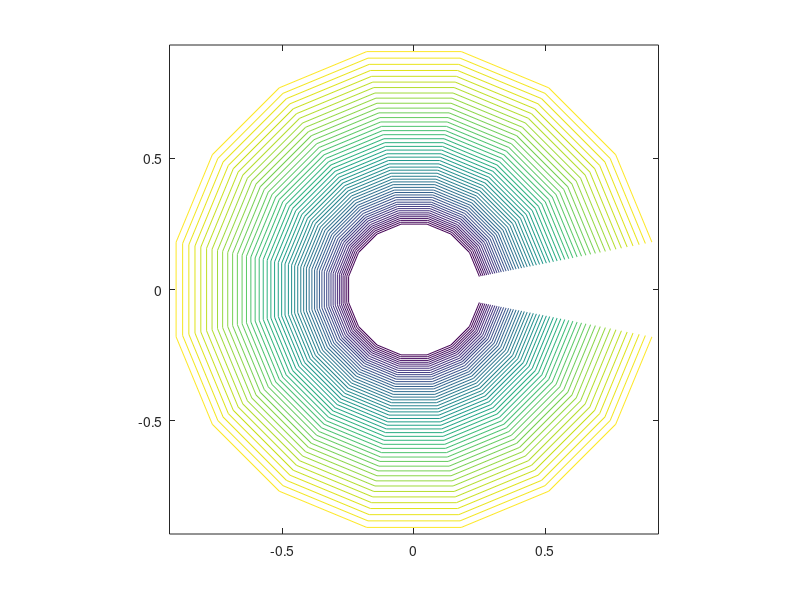

MATLAB code for this plot:
clear all;
%chord length of blade assumed constant with radius
chord=0.10;
%collective angle.
collective=8.0/180*pi;
%max cyclic angle.
cyclic=0.0/180*pi;
%diameter of the rotor
dia=2.0;
%tip radius
R=dia/2.0;
%rotor speed in RPM
RPM=400.;
%thickness to chord ratio for propeller section (constant with radius)
tonc=0.12*chord;
%standard sea level atmosphere density
rho=1.225;
%RPM --> revs per sec
n=RPM/60.0;
%rps --> rads per sec
omega=n*2.0*pi;
% use 16 blade segments (starting at 20% R (hub) to 95%R)
rstep=(0.95-0.2)/16*R;
% forward velocity
V=0.0;
%tilt
tilt=0.0/180.0*pi;
% climb speed
Vc=0.0;
% max flapping velocity
vflap=0.0;
thrust=0.0;
torque=0.0;
Mx=0.0;
My=0.0;
%loop over each blade element
for i=1:16,
 rad=((.95-0.2)/16*i+0.2)*R;
 r1(i)=rad/R;
 %loop over each angular sector
 for j=1:16,
  psi=pi/8*j-pi/16;
  t1(j)=psi;
  %calculate local blade element setting angle
  theta=collective+cyclic*cos(psi);
  sigma=2.0*chord/2.0/pi/rad;
  %guess initial value of induced velocity
  Vi=10.0;
  %set logical variable to control iteration
  finished=false;
  %set iteration count and check flag
  sum=1;
  itercheck=0;
  while (~finished),
   %normal velocity components
   V0=Vi+Vc+V*sin(tilt)+vflap*rad*sin(psi);
   %disk plane velocity
   V2=omega*rad+V*cos(tilt)*sin(psi);
   %flow angle
   phi=atan2(V0,V2);
   %blade angle of attack
   alpha=theta-phi;
   % lift coefficient
   cl=6.2*alpha;
   %drag coefficient
   cd=0.008-0.003*cl+0.01*cl*cl;
   %local velocity at blade
   Vlocal=sqrt(V0*V0+V2*V2);
   %thrust grading
   DtDr=0.5*rho*Vlocal*Vlocal*2.0*chord*(cl*cos(phi)-cd*sin(phi))/16.0;
   %torque grading
   DqDr=0.5*rho*Vlocal*Vlocal*2.0*chord*rad*(cd*cos(phi)+cl*sin(phi))/16.0;
   %momentum check on induced velocity
   tem1=DtDr/(pi/4.0*rad*rho*V0);
   %stabilise iteration
   Vinew=0.9*Vi+0.1*tem1;
   if Vinew<0,
    Vinew = 0;
   end;
   %check for convergence
   if (abs(Vinew-Vi)<1.0e-5),
    finished=true;
   end;
   Vi=Vinew;
   %increment iteration count
   sum=sum+1;
   %check to see if iteration stuck
   if (sum>500),
    finished=true;
    itercheck=1;
   end;
  end;
  val(i,j)=alpha;
  thrust=thrust+DtDr*rstep;
  torque=torque+DqDr*rstep;
  Mx=Mx+rad*sin(psi)*DtDr*rstep;
  My=My+rad*cos(psi)*DtDr*rstep;
 end;
end;
for i=1:16,
 for j=1:16,
  x(i,j)=r1(i)*cos(t1(j));
  y(i,j)=r1(i)*sin(t1(j));
 end;
end;
contour(x,y,val,50);
axis equal;
thrust
torque
Mx
My
